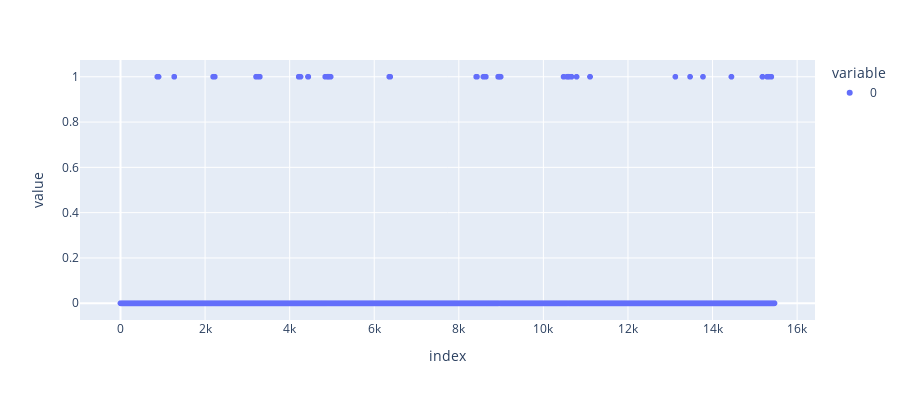

The code cell stored with this chart in its notebook:
### Code cell
import plotly.express as px
import plotly.graph_objects as go

fig = px.scatter(car_state[:, 10], width=900, height=400)
fig.show()

### Figure 1 — Plotly figure (JSON) as saved in the notebook; plotly's stock layout.template omitted (floating-point values rounded to 4 significant figures; data arrays with more than 128 entries replaced by an {"elided": "..."} marker saying what was removed)
{"data": [{"hovertemplate": "variable=0<br>index=%{x}<br>value=%{y}<extra></extra>", "legendgroup": "0", "marker": {"color": "#636efa", "symbol": "circle"}, "mode": "markers", "name": "0", "showlegend": true, "type": "scattergl", "x": {"elided": "15466 int values"}, "xaxis": "x", "y": {"elided": "15466 int values"}, "yaxis": "y"}], "layout": {"height": 400, "legend": {"title": {"text": "variable"}, "tracegroupgap": 0}, "margin": {"t": 60}, "width": 900, "xaxis": {"anchor": "y", "domain": [0, 1], "title": {"text": "index"}}, "yaxis": {"anchor": "x", "domain": [0, 1], "title": {"text": "value"}}}}
